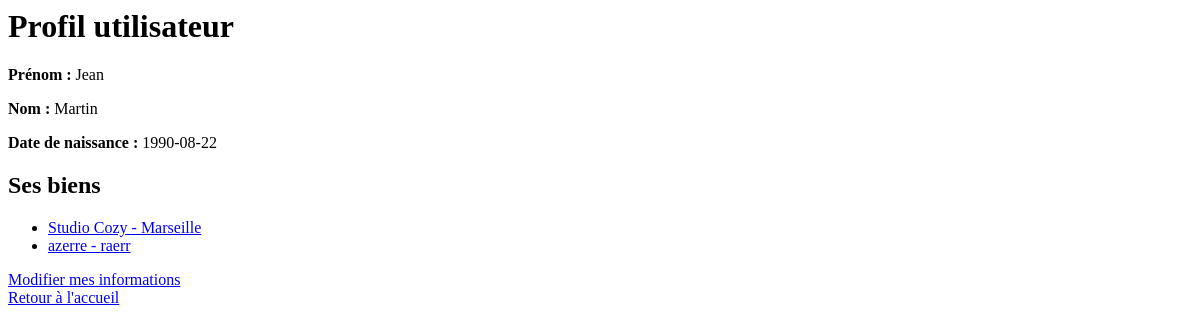
Before: /users/1 with the older database file.
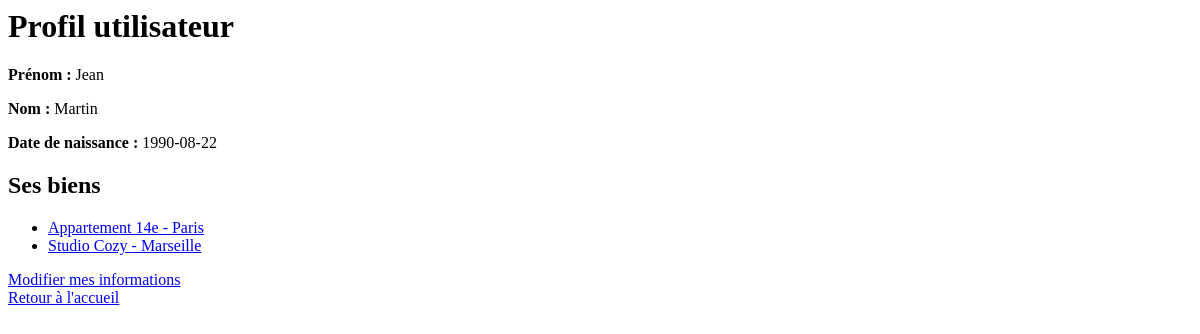
After: the same page with the newer database file.
### app/modeles/bien.py (models this page shows)
class Bien(db.Model):
    __tablename__ = "bien"
    id = db.Column(db.Integer, primary_key=True)
    nom = db.Column(db.String(100))
    description = db.Column(db.String(255))
    type_bien = db.Column(db.String(50))
    ville = db.Column(db.String(50))
    id_proprietaire = db.Column(db.Integer, db.ForeignKey('utilisateur.id'))
    pieces = db.relationship("Piece", backref="bien", cascade="all, delete", lazy=True)

### app/routes/utilisateur_routes.py (the view)
@utilisateur_bp.route("/users/<int:id>", methods=["GET"])
def detail_utilisateur(id):
    utilisateur = Utilisateur.query.get(id)
    if not utilisateur:
        return "Utilisateur introuvable", 404
    return render_template("utilisateur_detail.html", utilisateur=utilisateur)

### app/templates/utilisateur_detail.html
<h1>Profil utilisateur</h1>
<p><strong>Prénom :</strong> {{ utilisateur.prenom }}</p>
<p><strong>Nom :</strong> {{ utilisateur.nom }}</p>
<p><strong>Date de naissance :</strong> {{ utilisateur.date_naissance }}</p>
<h2>Ses biens</h2>
<ul>
    {% for bien in utilisateur.biens %}
    <li>
        <a href="/biens/{{ bien.id }}">
            {{ bien.nom }} - {{ bien.ville }}
        </a>
    </li>
    {% endfor %}
</ul>
<a href="/users/{{ utilisateur.id }}/edit">Modifier mes informations</a><br>
<a href="/">Retour à l'accueil</a><br>

Changed rows visible on the page:
removed Bien: nom "azerre", ville "raerr"
added Bien: nom "Appartement 14e", ville "Paris"
